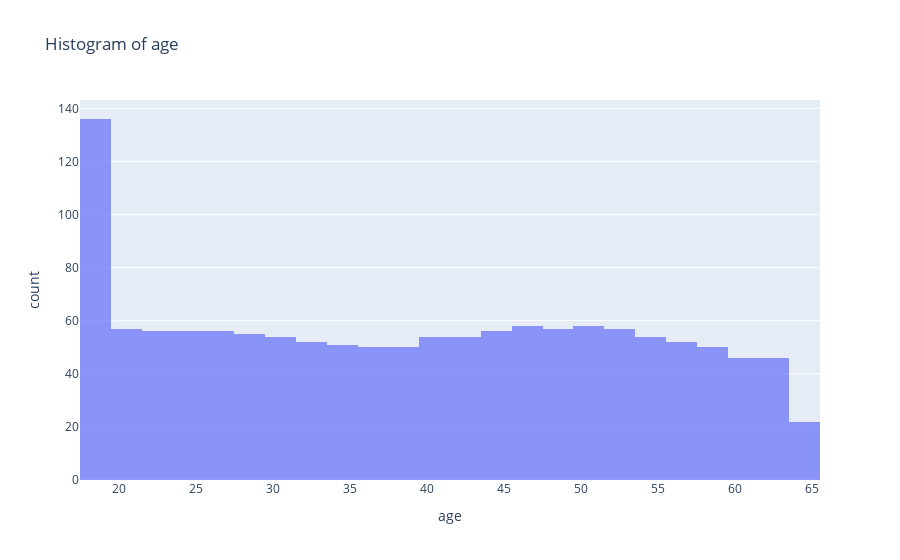
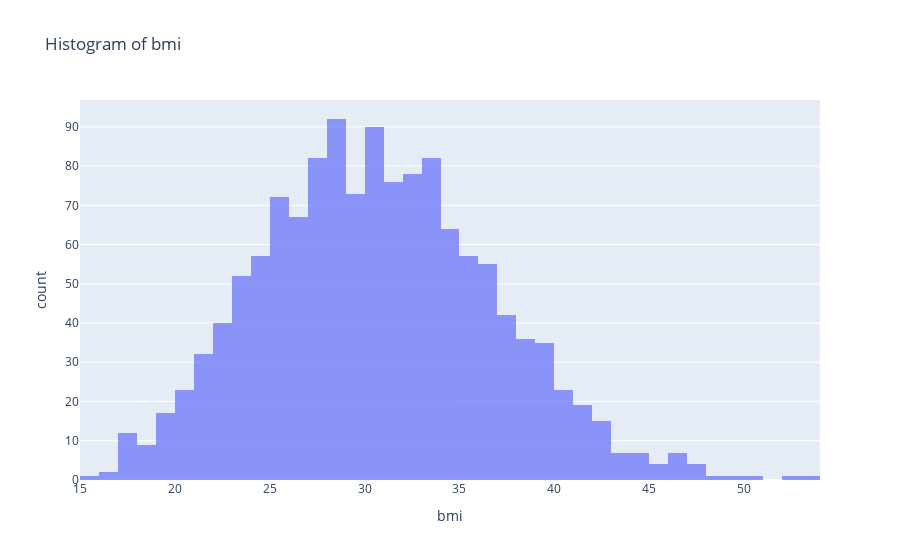
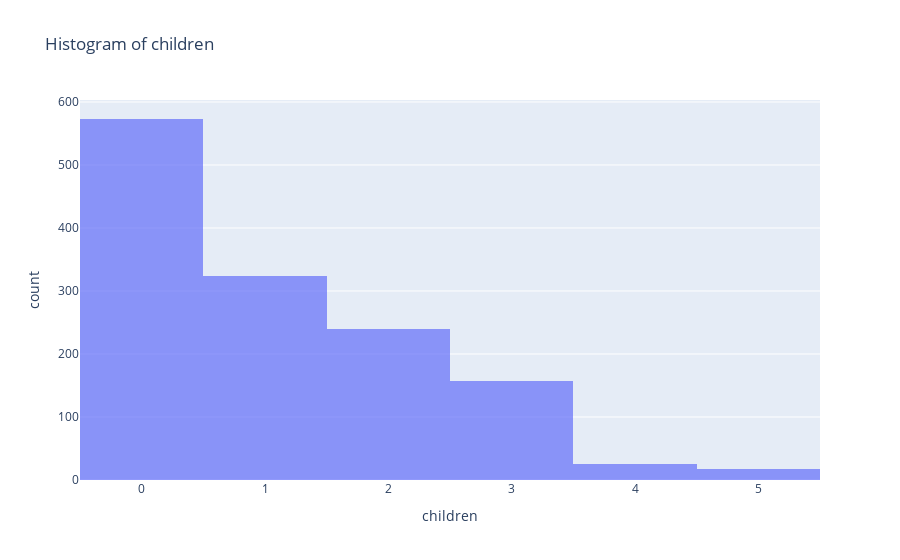
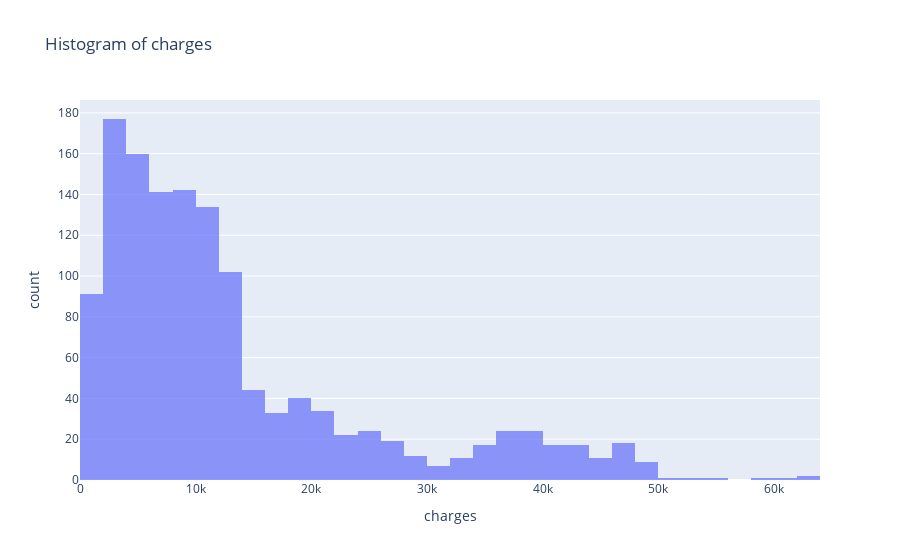

The notebook cell these images were saved under, in order:
### Code cell
#Let's investigate the demographocs:

# For age: min 22, max 69, mean 39. According to the histogram graph it seems like it is distributed similar to uniform distribution, except for ages close to the 20.

# Bmi seems to have a distribution close the normal distribution. It has a similar shape to symetrical bell shaped curve. Mean for bmi is 30.66. Max and min are 15.96 and 53.13

# For children column, we have max 5 and min 0. The percentage of people with 0 children in the data set is approximately 43 percent, followed by people having 1 children with  24.23% .

# For charges while the mean is 13270, max and min are 63770 and 1122 respectively. 50 percentile limit is 9382 and 75 percentile is 16640. After 30k only make up the 12.12 %.


import pandas as pd
import plotly.express as px

numerical_cols = med.select_dtypes(include=['float64', 'int64']).columns


for col in numerical_cols:
    fig = px.histogram(med, x=col, title=f'Histogram of {col}', opacity = 0.7)
    fig.show()

### Figure 1 — Plotly figure (JSON) as saved in the notebook; plotly's stock layout.template omitted (floating-point values rounded to 4 significant figures; data arrays with more than 128 entries replaced by an {"elided": "..."} marker saying what was removed)
{"data": [{"alignmentgroup": "True", "bingroup": "x", "hovertemplate": "age=%{x}<br>count=%{y}<extra></extra>", "legendgroup": "", "marker": {"color": "#636efa", "opacity": 0.7, "pattern": {"shape": ""}}, "name": "", "offsetgroup": "", "orientation": "v", "showlegend": false, "type": "histogram", "x": {"elided": "1337 int values"}, "xaxis": "x", "yaxis": "y"}], "layout": {"barmode": "relative", "legend": {"tracegroupgap": 0}, "title": {"text": "Histogram of age"}, "xaxis": {"anchor": "y", "domain": [0, 1], "title": {"text": "age"}}, "yaxis": {"anchor": "x", "domain": [0, 1], "title": {"text": "count"}}}}

### Figure 2 — Plotly figure (JSON) as saved in the notebook; plotly's stock layout.template omitted (floating-point values rounded to 4 significant figures; data arrays with more than 128 entries replaced by an {"elided": "..."} marker saying what was removed)
{"data": [{"alignmentgroup": "True", "bingroup": "x", "hovertemplate": "bmi=%{x}<br>count=%{y}<extra></extra>", "legendgroup": "", "marker": {"color": "#636efa", "opacity": 0.7, "pattern": {"shape": ""}}, "name": "", "offsetgroup": "", "orientation": "v", "showlegend": false, "type": "histogram", "x": {"elided": "1337 float values"}, "xaxis": "x", "yaxis": "y"}], "layout": {"barmode": "relative", "legend": {"tracegroupgap": 0}, "title": {"text": "Histogram of bmi"}, "xaxis": {"anchor": "y", "domain": [0, 1], "title": {"text": "bmi"}}, "yaxis": {"anchor": "x", "domain": [0, 1], "title": {"text": "count"}}}}

### Figure 3 — Plotly figure (JSON) as saved in the notebook; plotly's stock layout.template omitted (floating-point values rounded to 4 significant figures; data arrays with more than 128 entries replaced by an {"elided": "..."} marker saying what was removed)
{"data": [{"alignmentgroup": "True", "bingroup": "x", "hovertemplate": "children=%{x}<br>count=%{y}<extra></extra>", "legendgroup": "", "marker": {"color": "#636efa", "opacity": 0.7, "pattern": {"shape": ""}}, "name": "", "offsetgroup": "", "orientation": "v", "showlegend": false, "type": "histogram", "x": {"elided": "1337 int values"}, "xaxis": "x", "yaxis": "y"}], "layout": {"barmode": "relative", "legend": {"tracegroupgap": 0}, "title": {"text": "Histogram of children"}, "xaxis": {"anchor": "y", "domain": [0, 1], "title": {"text": "children"}}, "yaxis": {"anchor": "x", "domain": [0, 1], "title": {"text": "count"}}}}

### Figure 4 — Plotly figure (JSON) as saved in the notebook; plotly's stock layout.template omitted (floating-point values rounded to 4 significant figures; data arrays with more than 128 entries replaced by an {"elided": "..."} marker saying what was removed)
{"data": [{"alignmentgroup": "True", "bingroup": "x", "hovertemplate": "charges=%{x}<br>count=%{y}<extra></extra>", "legendgroup": "", "marker": {"color": "#636efa", "opacity": 0.7, "pattern": {"shape": ""}}, "name": "", "offsetgroup": "", "orientation": "v", "showlegend": false, "type": "histogram", "x": {"elided": "1337 float values"}, "xaxis": "x", "yaxis": "y"}], "layout": {"barmode": "relative", "legend": {"tracegroupgap": 0}, "title": {"text": "Histogram of charges"}, "xaxis": {"anchor": "y", "domain": [0, 1], "title": {"text": "charges"}}, "yaxis": {"anchor": "x", "domain": [0, 1], "title": {"text": "count"}}}}
